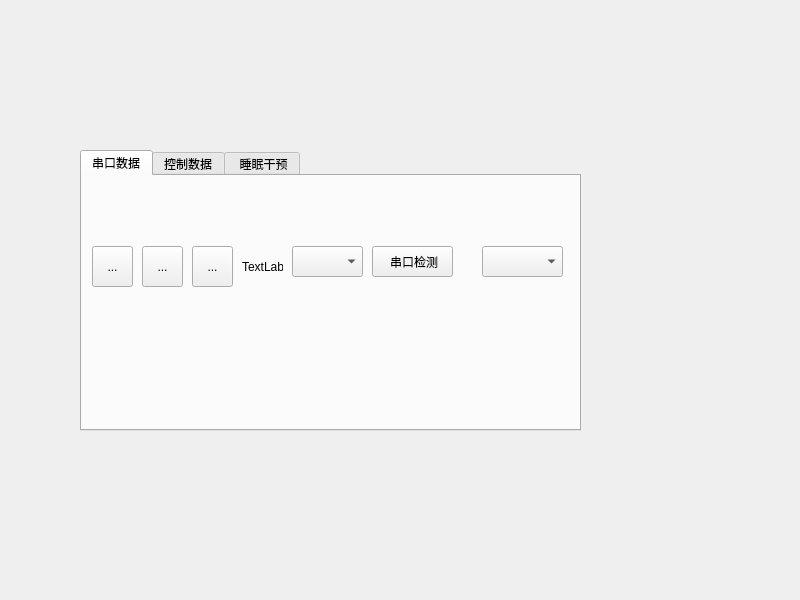
<?xml version="1.0" encoding="UTF-8"?>
<ui version="4.0">
 <class>Widget</class>
 <widget class="QWidget" name="Widget">
  <property name="geometry">
   <rect>
    <x>0</x>
    <y>0</y>
    <width>800</width>
    <height>600</height>
   </rect>
  </property>
  <property name="windowTitle">
   <string>Widget</string>
  </property>
  <widget class="QTabWidget" name="tabWidget">
   <property name="geometry">
    <rect>
     <x>80</x>
     <y>150</y>
     <width>501</width>
     <height>281</height>
    </rect>
   </property>
   <property name="currentIndex">
    <number>0</number>
   </property>
   <widget class="QWidget" name="tab_1">
    <attribute name="title">
     <string>串口数据</string>
    </attribute>
    <widget class="QToolButton" name="startButton">
     <property name="geometry">
      <rect>
       <x>10</x>
       <y>70</y>
       <width>41</width>
       <height>41</height>
      </rect>
     </property>
     <property name="toolTip">
      <string>&lt;html&gt;&lt;head/&gt;&lt;body&gt;&lt;p&gt;&lt;img src=&quot;:/new/prefix1/start.png&quot;/&gt;&lt;/p&gt;&lt;/body&gt;&lt;/html&gt;</string>
     </property>
     <property name="styleSheet">
      <string notr="true">background-image:url(:/new/prefix1/start.png)</string>
     </property>
     <property name="text">
      <string>...</string>
     </property>
     <property name="arrowType">
      <enum>Qt::NoArrow</enum>
     </property>
    </widget>
    <widget class="QToolButton" name="pauseButton">
     <property name="geometry">
      <rect>
       <x>60</x>
       <y>70</y>
       <width>41</width>
       <height>41</height>
      </rect>
     </property>
     <property name="styleSheet">
      <string notr="true">background-image:url(:/new/prefix1/pause.png)</string>
     </property>
     <property name="text">
      <string>...</string>
     </property>
    </widget>
    <widget class="QToolButton" name="stopButton">
     <property name="geometry">
      <rect>
       <x>110</x>
       <y>70</y>
       <width>41</width>
       <height>41</height>
      </rect>
     </property>
     <property name="styleSheet">
      <string notr="true">background-image:
url(:/new/prefix1/stop.png)</string>
     </property>
     <property name="text">
      <string>...</string>
     </property>
    </widget>
    <widget class="QPushButton" name="searchbutton">
     <property name="geometry">
      <rect>
       <x>290</x>
       <y>70</y>
       <width>81</width>
       <height>31</height>
      </rect>
     </property>
     <property name="styleSheet">
      <string notr="true">串口检测
font: 12pt &quot;Agency FB&quot;;</string>
     </property>
     <property name="text">
      <string> 串口检测</string>
     </property>
    </widget>
    <widget class="QComboBox" name="comboBox">
     <property name="geometry">
      <rect>
       <x>210</x>
       <y>70</y>
       <width>71</width>
       <height>31</height>
      </rect>
     </property>
    </widget>
    <widget class="QComboBox" name="comboBox_2">
     <property name="geometry">
      <rect>
       <x>400</x>
       <y>70</y>
       <width>81</width>
       <height>31</height>
      </rect>
     </property>
    </widget>
    <widget class="QLabel" name="led">
     <property name="geometry">
      <rect>
       <x>160</x>
       <y>80</y>
       <width>41</width>
       <height>21</height>
      </rect>
     </property>
     <property name="text">
      <string>TextLabel</string>
     </property>
    </widget>
   </widget>
   <widget class="QWidget" name="tab_2">
    <attribute name="title">
     <string>控制数据</string>
    </attribute>
   </widget>
   <widget class="QWidget" name="tab_3">
    <attribute name="title">
     <string> 睡眠干预</string>
    </attribute>
   </widget>
  </widget>
 </widget>
 <resources/>
 <connections/>
</ui>
